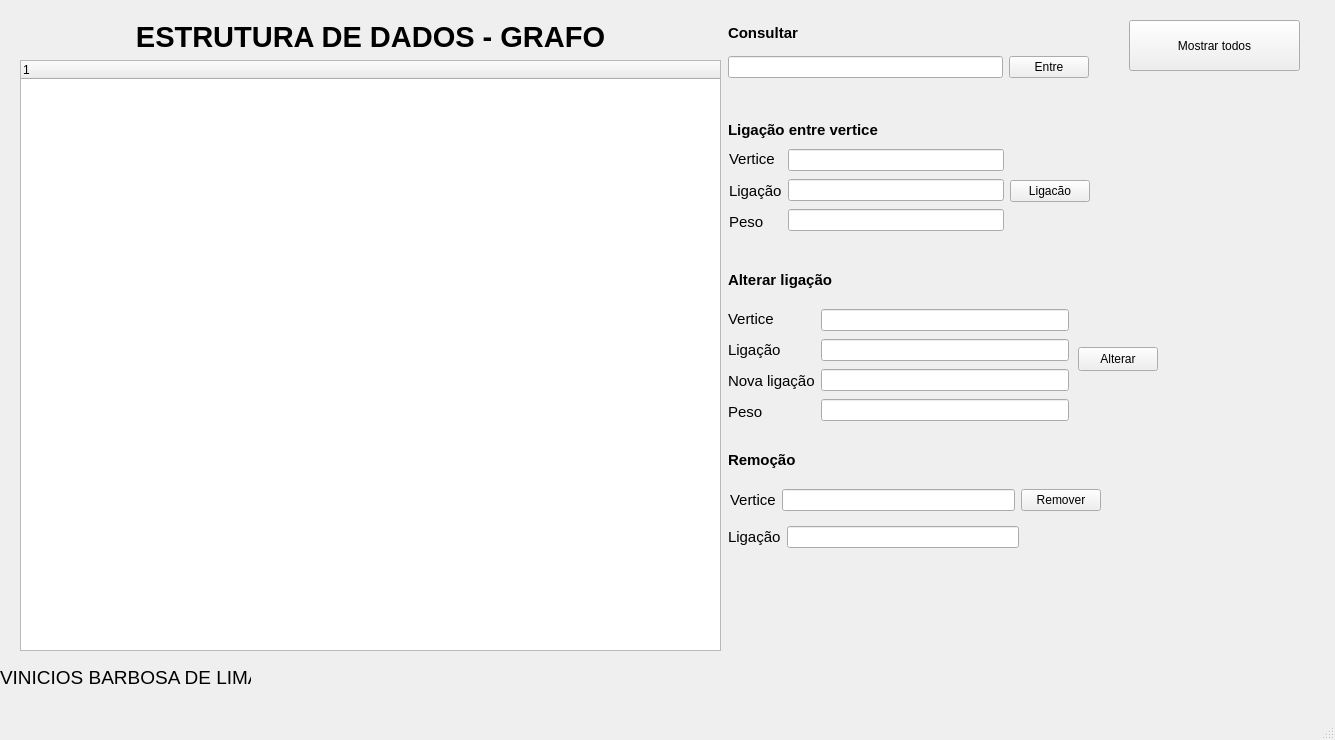
<?xml version="1.0" encoding="UTF-8"?>
<ui version="4.0">
 <class>MainWindow</class>
 <widget class="QMainWindow" name="MainWindow">
  <property name="geometry">
   <rect>
    <x>0</x>
    <y>0</y>
    <width>1335</width>
    <height>740</height>
   </rect>
  </property>
  <property name="windowTitle">
   <string>MainWindow</string>
  </property>
  <widget class="QWidget" name="centralwidget">
   <widget class="QWidget" name="horizontalLayoutWidget_3">
    <property name="geometry">
     <rect>
      <x>728</x>
      <y>307</y>
      <width>341</width>
      <height>118</height>
     </rect>
    </property>
    <layout class="QHBoxLayout" name="horizontalLayout_4">
     <item>
      <layout class="QVBoxLayout" name="verticalLayout_5">
       <item>
        <widget class="QLabel" name="label_14">
         <property name="text">
          <string>&lt;html&gt;&lt;head/&gt;&lt;body&gt;&lt;p&gt;&lt;span style=&quot; font-size:11pt;&quot;&gt;Vertice&lt;/span&gt;&lt;/p&gt;&lt;/body&gt;&lt;/html&gt;</string>
         </property>
        </widget>
       </item>
       <item>
        <widget class="QLabel" name="label_15">
         <property name="text">
          <string>&lt;html&gt;&lt;head/&gt;&lt;body&gt;&lt;p&gt;&lt;span style=&quot; font-size:11pt;&quot;&gt;Ligação&lt;/span&gt;&lt;/p&gt;&lt;/body&gt;&lt;/html&gt;</string>
         </property>
        </widget>
       </item>
       <item>
        <widget class="QLabel" name="label_16">
         <property name="text">
          <string>&lt;html&gt;&lt;head/&gt;&lt;body&gt;&lt;p&gt;&lt;span style=&quot; font-size:11pt;&quot;&gt;Nova ligação&lt;/span&gt;&lt;/p&gt;&lt;/body&gt;&lt;/html&gt;</string>
         </property>
        </widget>
       </item>
       <item>
        <widget class="QLabel" name="label_17">
         <property name="text">
          <string>&lt;html&gt;&lt;head/&gt;&lt;body&gt;&lt;p&gt;&lt;span style=&quot; font-size:11pt;&quot;&gt;Peso&lt;/span&gt;&lt;/p&gt;&lt;/body&gt;&lt;/html&gt;</string>
         </property>
        </widget>
       </item>
      </layout>
     </item>
     <item>
      <layout class="QVBoxLayout" name="verticalLayout_6">
       <item>
        <widget class="QLineEdit" name="alterar_vertice"/>
       </item>
       <item>
        <widget class="QLineEdit" name="alterar_ligacao"/>
       </item>
       <item>
        <widget class="QLineEdit" name="alterar_novaligacao"/>
       </item>
       <item>
        <widget class="QLineEdit" name="alterar_peso"/>
       </item>
      </layout>
     </item>
    </layout>
   </widget>
   <widget class="QWidget" name="horizontalLayoutWidget">
    <property name="geometry">
     <rect>
      <x>729</x>
      <y>147</y>
      <width>361</width>
      <height>88</height>
     </rect>
    </property>
    <layout class="QHBoxLayout" name="horizontalLayout_3">
     <item>
      <layout class="QVBoxLayout" name="verticalLayout_3">
       <item>
        <widget class="QLabel" name="label_5">
         <property name="text">
          <string>&lt;html&gt;&lt;head/&gt;&lt;body&gt;&lt;p&gt;&lt;span style=&quot; font-size:11pt;&quot;&gt;Vertice&lt;/span&gt;&lt;/p&gt;&lt;/body&gt;&lt;/html&gt;</string>
         </property>
        </widget>
       </item>
       <item>
        <widget class="QLabel" name="label_13">
         <property name="text">
          <string>&lt;html&gt;&lt;head/&gt;&lt;body&gt;&lt;p&gt;&lt;span style=&quot; font-size:11pt;&quot;&gt;Ligação&lt;/span&gt;&lt;/p&gt;&lt;/body&gt;&lt;/html&gt;</string>
         </property>
        </widget>
       </item>
       <item>
        <widget class="QLabel" name="label_6">
         <property name="text">
          <string>&lt;html&gt;&lt;head/&gt;&lt;body&gt;&lt;p&gt;&lt;span style=&quot; font-size:11pt;&quot;&gt;Peso&lt;/span&gt;&lt;/p&gt;&lt;/body&gt;&lt;/html&gt;</string>
         </property>
        </widget>
       </item>
      </layout>
     </item>
     <item>
      <layout class="QVBoxLayout" name="verticalLayout_4">
       <item>
        <widget class="QLineEdit" name="entrada_vertice"/>
       </item>
       <item>
        <widget class="QLineEdit" name="entrada_ligacao"/>
       </item>
       <item>
        <widget class="QLineEdit" name="entrada_peso"/>
       </item>
      </layout>
     </item>
     <item>
      <widget class="QPushButton" name="btn_ligacao">
       <property name="text">
        <string>Ligacão</string>
       </property>
      </widget>
     </item>
    </layout>
   </widget>
   <widget class="QWidget" name="horizontalLayoutWidget_5">
    <property name="geometry">
     <rect>
      <x>730</x>
      <y>480</y>
      <width>371</width>
      <height>41</height>
     </rect>
    </property>
    <layout class="QHBoxLayout" name="horizontalLayout_6">
     <item>
      <widget class="QLabel" name="label_11">
       <property name="text">
        <string>&lt;html&gt;&lt;head/&gt;&lt;body&gt;&lt;p&gt;&lt;span style=&quot; font-size:11pt;&quot;&gt;Vertice&lt;/span&gt;&lt;/p&gt;&lt;/body&gt;&lt;/html&gt;</string>
       </property>
      </widget>
     </item>
     <item>
      <widget class="QLineEdit" name="vertice_remover"/>
     </item>
     <item>
      <widget class="QPushButton" name="btn_remover">
       <property name="text">
        <string>Remover</string>
       </property>
      </widget>
     </item>
    </layout>
   </widget>
   <widget class="QLabel" name="label_7">
    <property name="geometry">
     <rect>
      <x>728</x>
      <y>267</y>
      <width>131</width>
      <height>27</height>
     </rect>
    </property>
    <property name="text">
     <string>&lt;html&gt;&lt;head/&gt;&lt;body&gt;&lt;p&gt;&lt;span style=&quot; font-size:11pt; font-weight:700;&quot;&gt;Alterar ligação&lt;/span&gt;&lt;/p&gt;&lt;/body&gt;&lt;/html&gt;</string>
    </property>
   </widget>
   <widget class="QLabel" name="label_10">
    <property name="geometry">
     <rect>
      <x>728</x>
      <y>447</y>
      <width>131</width>
      <height>27</height>
     </rect>
    </property>
    <property name="text">
     <string>&lt;html&gt;&lt;head/&gt;&lt;body&gt;&lt;p&gt;&lt;span style=&quot; font-size:11pt; font-weight:700;&quot;&gt;Remoção&lt;/span&gt;&lt;/p&gt;&lt;/body&gt;&lt;/html&gt;</string>
    </property>
   </widget>
   <widget class="QLabel" name="label_4">
    <property name="geometry">
     <rect>
      <x>728</x>
      <y>117</y>
      <width>171</width>
      <height>27</height>
     </rect>
    </property>
    <property name="text">
     <string>&lt;html&gt;&lt;head/&gt;&lt;body&gt;&lt;p&gt;&lt;span style=&quot; font-size:11pt; font-weight:700;&quot;&gt;Ligação entre vertice&lt;/span&gt;&lt;/p&gt;&lt;/body&gt;&lt;/html&gt;</string>
    </property>
   </widget>
   <widget class="QPushButton" name="btn_alterar">
    <property name="geometry">
     <rect>
      <x>1078</x>
      <y>347</y>
      <width>80</width>
      <height>24</height>
     </rect>
    </property>
    <property name="text">
     <string>Alterar</string>
    </property>
   </widget>
   <widget class="QLabel" name="label_12">
    <property name="geometry">
     <rect>
      <x>0</x>
      <y>662</y>
      <width>251</width>
      <height>31</height>
     </rect>
    </property>
    <property name="text">
     <string>&lt;html&gt;&lt;head/&gt;&lt;body&gt;&lt;p&gt;&lt;span style=&quot; font-size:14pt;&quot;&gt;VINICIOS BARBOSA DE LIMA&lt;/span&gt;&lt;/p&gt;&lt;/body&gt;&lt;/html&gt;</string>
    </property>
   </widget>
   <widget class="QWidget" name="horizontalLayoutWidget_4">
    <property name="geometry">
     <rect>
      <x>728</x>
      <y>517</y>
      <width>291</width>
      <height>41</height>
     </rect>
    </property>
    <layout class="QHBoxLayout" name="horizontalLayout_5">
     <item>
      <widget class="QLabel" name="label_18">
       <property name="text">
        <string>&lt;html&gt;&lt;head/&gt;&lt;body&gt;&lt;p&gt;&lt;span style=&quot; font-size:11pt;&quot;&gt;Ligação&lt;/span&gt;&lt;/p&gt;&lt;/body&gt;&lt;/html&gt;</string>
       </property>
      </widget>
     </item>
     <item>
      <widget class="QLineEdit" name="vertice_ligacao"/>
     </item>
    </layout>
   </widget>
   <widget class="QWidget" name="horizontalLayoutWidget_2">
    <property name="geometry">
     <rect>
      <x>20</x>
      <y>20</y>
      <width>701</width>
      <height>631</height>
     </rect>
    </property>
    <layout class="QHBoxLayout" name="horizontalLayout_2">
     <item>
      <layout class="QVBoxLayout" name="verticalLayout">
       <item>
        <widget class="QLabel" name="label">
         <property name="text">
          <string>&lt;html&gt;&lt;head/&gt;&lt;body&gt;&lt;p align=&quot;center&quot;&gt;&lt;span style=&quot; font-size:22pt; font-weight:700;&quot;&gt;ESTRUTURA DE DADOS - GRAFO&lt;/span&gt;&lt;/p&gt;&lt;/body&gt;&lt;/html&gt;</string>
         </property>
        </widget>
       </item>
       <item>
        <widget class="QTreeWidget" name="treeWidget">
         <column>
          <property name="text">
           <string notr="true"/>
          </property>
         </column>
        </widget>
       </item>
      </layout>
     </item>
    </layout>
   </widget>
   <widget class="QWidget" name="verticalLayoutWidget_3">
    <property name="geometry">
     <rect>
      <x>728</x>
      <y>17</y>
      <width>361</width>
      <height>61</height>
     </rect>
    </property>
    <layout class="QVBoxLayout" name="verticalLayout_7">
     <item>
      <widget class="QLabel" name="label_8">
       <property name="text">
        <string>&lt;html&gt;&lt;head/&gt;&lt;body&gt;&lt;p&gt;&lt;span style=&quot; font-size:11pt; font-weight:700;&quot;&gt;Consultar&lt;/span&gt;&lt;/p&gt;&lt;/body&gt;&lt;/html&gt;</string>
       </property>
      </widget>
     </item>
     <item>
      <layout class="QHBoxLayout" name="horizontalLayout_7">
       <item>
        <widget class="QLineEdit" name="entrada_consulta"/>
       </item>
       <item>
        <widget class="QPushButton" name="btn_consultar">
         <property name="text">
          <string>Entre</string>
         </property>
        </widget>
       </item>
      </layout>
     </item>
    </layout>
   </widget>
   <widget class="QPushButton" name="pushButton">
    <property name="geometry">
     <rect>
      <x>1129</x>
      <y>20</y>
      <width>171</width>
      <height>51</height>
     </rect>
    </property>
    <property name="text">
     <string>Mostrar todos</string>
    </property>
   </widget>
  </widget>
  <widget class="QMenuBar" name="menubar">
   <property name="geometry">
    <rect>
     <x>0</x>
     <y>0</y>
     <width>1335</width>
     <height>21</height>
    </rect>
   </property>
  </widget>
  <widget class="QStatusBar" name="statusbar"/>
 </widget>
 <resources/>
 <connections/>
</ui>
